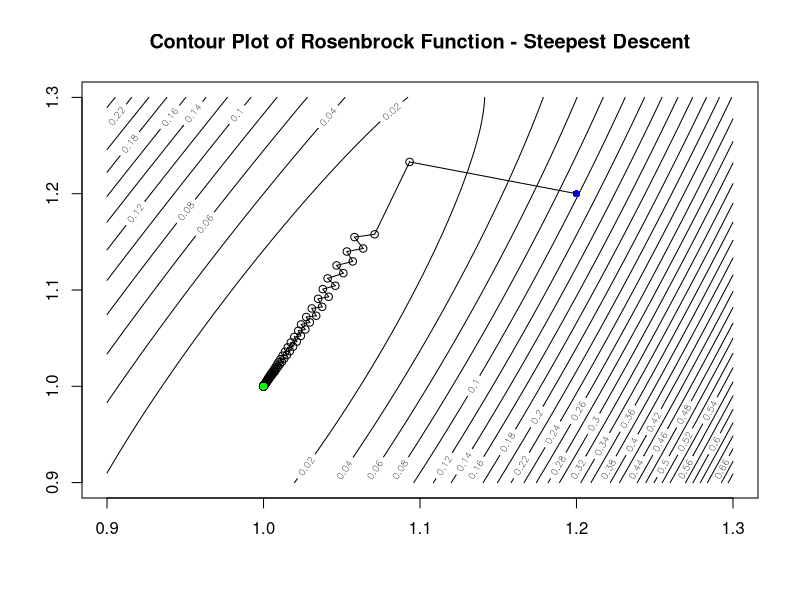
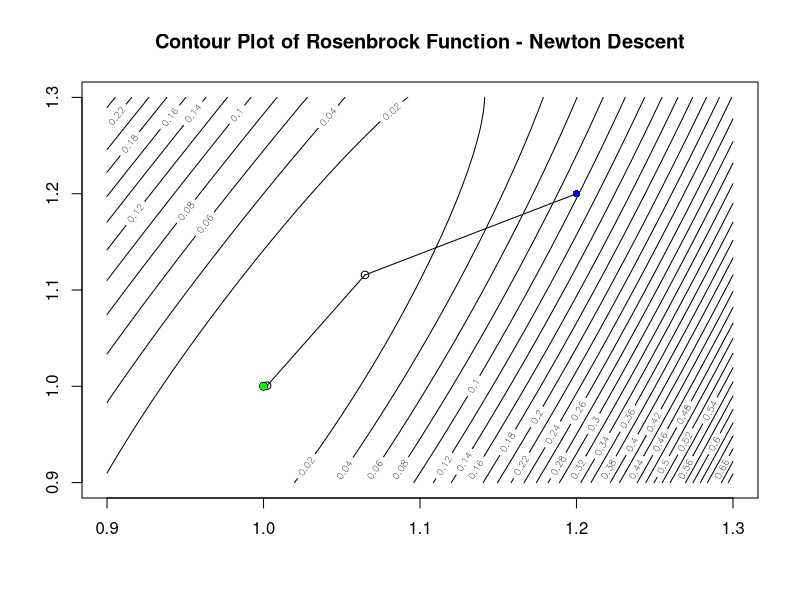
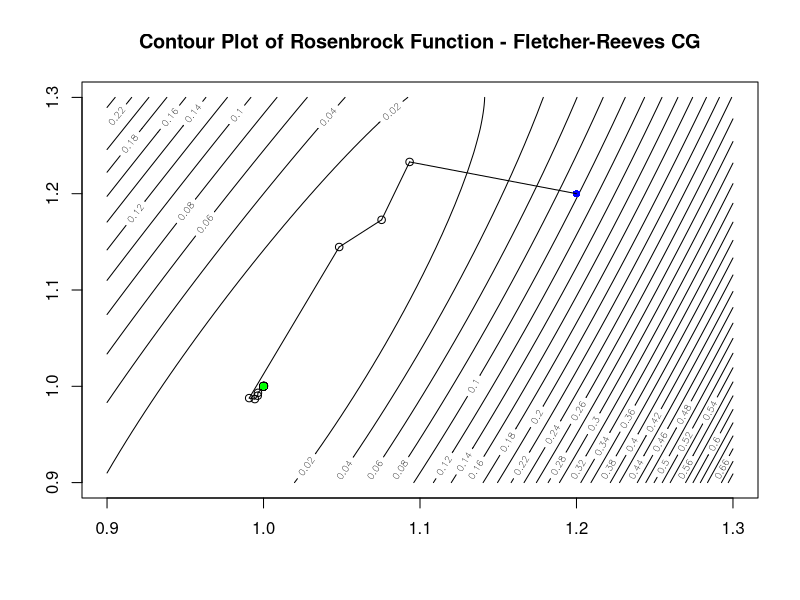
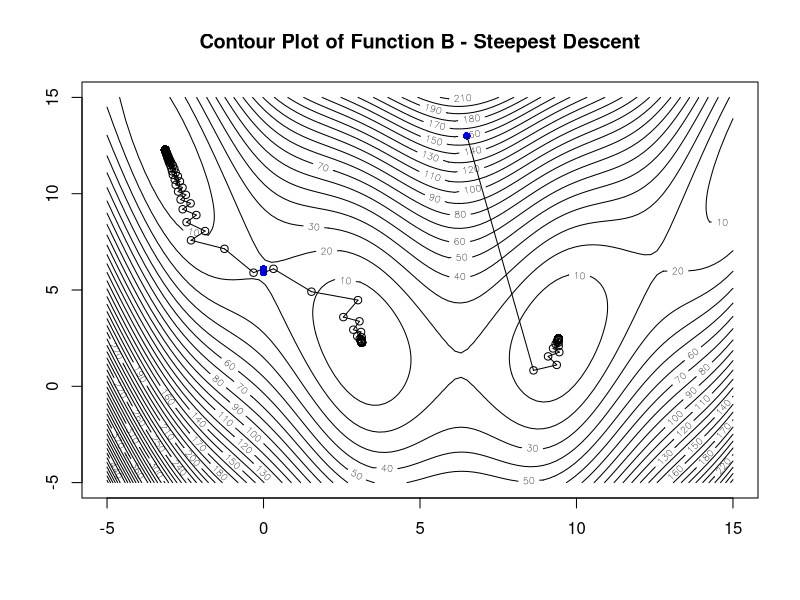

Reproduce these figures in R, in order.
## ---- chunk 1
x0 <- c(1.2, 1.2)
c1 <- 0.4
rho <- 0.8
tol <- 0.000001
iter <- 500

## ---- chunk 2
# rosenbrock function
rosenbrock <- function(x1, x2) {
  out <- (x2-x1^2)^2 + (1-x1)^2
  return(out)
}
# compute the gradient
grad <- function(x1, x2) {
  c(-4*x1*(x2-x1^2)-2*(1-x1), 2*(x2-x1^2))
}
# compute the hess
hess <- function(x1, x2) {
  matrix(c(-4*x2+12*x1^2+2, -4*x1, -4*x1, 2), 2, 2) 
}
## ---- chunk 3
# make a contour plot
x1 <- seq(0.9, 1.3, length.out=100)
x2 <- x1
z <- outer(x1, x2,FUN=rosenbrock)
plot_contour <- contour(x1, x2, z, nlevels=50, 
                        main="Contour Plot of Rosenbrock Function - Steepest Descent")
  
# steepest descent function
steepest_descent <- function(func, x0) {
  # plot initial point x0
  points(x0[1], x0[2], col="blue", pch=16)
  
  # initialize variables 
  xk <- x0
  norm_g <- norm(c(grad(xk[1], xk[2])[1], grad(xk[1], xk[2])[2]), type="2")
  count <- 0
  
  # algorithm logic
  while(count < iter && norm_g > tol) {
    a <- 1
    # choose a descent direction
    pk <- -grad(xk[1], xk[2])
    # initialize step length variables
    x_ap <- xk + a*pk
    wolfe = func(x_ap[1], x_ap[2]) < 
            (func(xk[1], xk[2]) + c1*a*t(grad(xk[1], xk[2]))%*%pk) 
    # compute step length based on first Wolfe condition
    while (!wolfe) {
      # update step length
      a <- rho*a
      # update wolfe condition
      x_ap <- xk + a*pk
      wolfe = func(x_ap[1], x_ap[2]) < 
              (func(xk[1], xk[2]) + c1*a*t(grad(xk[1], xk[2]))%*%pk)
    }
    # update iterate and norm
    xk_o <- xk
    xk <- xk + a*pk
    norm_g <- norm(c(grad(xk[1], xk[2])[1], grad(xk[1], xk[2])[2]), type="2")
    count <-  count + 1
    # plot iterate
    points(xk[1], xk[2])
    segments(xk_o[1], xk_o[2], xk[1], xk[2])
  }
  
  cat("Iterations: ", count, "\n")
  cat("Optimal value: ", xk)
}

steepest_descent(rosenbrock, x0)
# plot optimal solution
points(1,1, col="green", pch=16)
## ---- chunk 4
# make a contour plot
x1 <- seq(0.9, 1.3, length.out=100)
x2 <- x1
z <- outer(x1, x2,FUN=rosenbrock)
plot_contour <- contour(x1, x2, z, nlevels=50, 
                        main="Contour Plot of Rosenbrock Function - Newton Descent")
# plot initial point x0
points(x0[1], x0[2], col="blue", pch=16)

# initialize variables 
xk <- x0
norm_g <- norm(c(grad(xk[1], xk[2])[1], grad(xk[1], xk[2])[2]), type="2")
count <- 0

# algorithm logic
while(count < iter && norm_g > tol) {
  a <- 1
  # choose a descent direction, fix the hess if not PD
  if (all(eigen(hess(xk[1], xk[2]))$values > 0)) {
    pk <- -solve(hess(xk[1], xk[2])) %*% grad(xk[1], xk[2])
  } else {
    pk <- -solve(hess(xk[1], xk[2]) + tol*diag(2)) %*% grad(xk[1], xk[2])
  }
  # initialize step length variables
  x_ap <- xk + a*pk
  wolfe = rosenbrock(x_ap[1], x_ap[2]) < 
          (rosenbrock(xk[1], xk[2]) + c1*a*t(grad(xk[1], xk[2]))%*%pk) 
  # compute step length based on first Wolfe condition
  while (!wolfe) {
    # update step length
    a <- rho*a
    # update wolfe condition
    x_ap <- xk + a*pk
    wolfe = rosenbrock(x_ap[1], x_ap[2]) < 
            (rosenbrock(xk[1], xk[2]) + c1*a*t(grad(xk[1], xk[2]))%*%pk)
  }
  # update iterate and norm
  xk_o <- xk
  xk <- xk + a*pk
  norm_g <- norm(c(grad(xk[1], xk[2])[1], grad(xk[1], xk[2])[2]), type="2")
  count <-  count + 1
  # plot iterate
  points(xk[1], xk[2])
  segments(xk_o[1], xk_o[2], xk[1], xk[2])
}

# plot optimal solution
points(1,1, col="green", pch=16)

cat("Iterations: ", count)
cat("Optimal value: ", xk)
## ---- chunk 5
# make a contour plot
x1 <- seq(0.9, 1.3, length.out=100)
x2 <- x1
z <- outer(x1, x2,FUN=rosenbrock)
plot_contour <- contour(x1, x2, z, nlevels=50, 
                        main="Contour Plot of Rosenbrock Function - Fletcher-Reeves CG")
# plot initial point x0
points(x0[1], x0[2], col="blue", pch=16)

# initialize variables 
xk <- x0
grad_fk <- grad(xk[1], xk[2])
pk <- -grad_fk
norm_g <- norm(c(grad(xk[1], xk[2])[1], grad(xk[1], xk[2])[2]), type="2")
count <- 0

# algorithm logic
while(count < iter && norm_g > tol) {
  a <- 1
  # compute step length based on first Wolfe condition
  wolfe = rosenbrock(x_ap[1], x_ap[2]) < 
          (rosenbrock(xk[1], xk[2]) + c1*a*t(grad(xk[1], xk[2]))%*%pk)
  while (!wolfe) {
    # update step length
    a <- rho*a
    # update wolfe condition
    x_ap <- xk + a*pk
    wolfe = rosenbrock(x_ap[1], x_ap[2]) < 
            (rosenbrock(xk[1], xk[2]) + c1*a*t(grad(xk[1], xk[2]))%*%pk)
  }
  # update xk, norm, grad_fk, pk
  xk_o <- xk
  xk <- xk + a*pk
  norm_g <- norm(c(grad(xk[1], xk[2])[1], grad(xk[1], xk[2])[2]), type="2")
  grad_fk <- grad(xk[1], xk[2])
  pk <- -grad_fk + c(((t(grad_fk) %*% grad_fk) 
                      %/% (t(grad(xk_o[1], xk_o[2])) %*% grad(xk_o[1], xk_o[2])))) * pk
  count <-  count + 1
  # plot iterate
  points(xk[1], xk[2])
  segments(xk_o[1], xk_o[2], xk[1], xk[2])
}

# plot optimal solution
points(1,1, col="green", pch=16)

cat("Iterations: ", count)
cat("Optimal value: ", xk)
## ---- chunk 6
# redefine the function, gradient, and hessian

# function
func_b <- function(x1, x2) {
  out <- (x2 - (5.1*x1^2)/(4*pi^2) + (5*x1)/pi - 6)^2 + 10*(1 - 1/(8*pi))*cos(x1) + 10
  return(out)
}
# compute the gradient
grad <- function(x1, x2) {
  a <- 2*(x2 - (5.1*x1^2)/(4*pi^2) + (5*x1)/pi - 6)*((-10.2*x1)/(4*pi^2) + 5/pi) - 
        10*(1 - 1/(8*pi))*sin(x1)
  b <- 2*(x2 - (5.1*x1^2)/(4*pi^2) + (5*x1)/pi - 6)
  return(c(a, b))
}
# compute the hess
hess <- function(x1, x2) {
  a <- 2*((-10.2*x1)/(4*pi^2) + 5/pi)^2 + 
        2*(x2 - (5.1*x1^2)/(4*pi^2) + (5*x1)/pi - 6)*(-10.2/(4*pi^2)) - 
        10*(1 - 1/(8*pi))*cos(x1)
  b <- 2*((-10.2*x1)/(4*pi^2) + 5/pi)
  d <- 2
  matrix(c(a, b, b, d), 2, 2) 
}


# make a contour plot
x1 <- seq(-5, 15, length.out=100)
x2 <- x1
z <- outer(x1, x2,FUN=func_b)
plot_contour <- contour(x1, x2, z, nlevels=50, 
                        main="Contour Plot of Function B - Steepest Descent")

# perform steepest descent with various starting points
steepest_descent(func_b, c(0, 6.1))
steepest_descent(func_b, c(0, 5.9))
steepest_descent(func_b, c(6.5, 13))
# find the function value for each optimal solution found
func_b(-3.141592, 12.275)
func_b(3.141593, 2.275)
func_b(9.424778, 2.475)
points(-10,-10) # used to display plot as final output
